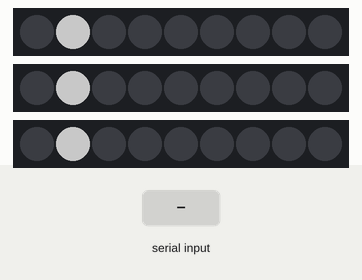
The sketch below on a simulated Arduino Uno, built with avr-gcc and run on an emulated ATmega328P. On the bench: 3 × 9 RGB LEDs in strip order, left to right. The inputs (shaded band) are chosen by the test bench. Dim RGB values are drawn brighter than linear; what the sketch prints to the serial monitor is not drawn.

Above: at 3.6 s.
3.7 s: "30,150,10,200\n" received over Serial
At 4.7 s:
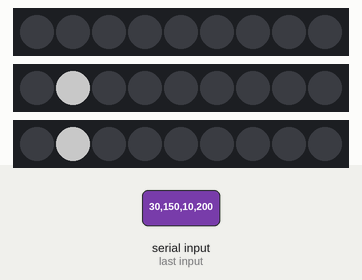
5.2 s: "90,45,200\n" received over Serial
At 5.7 s:
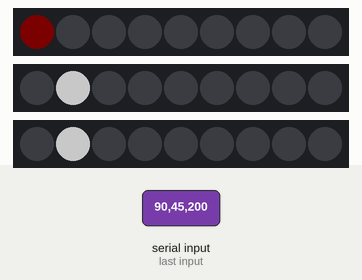
6.7 s: "1,90\n" received over Serial
At 7.9 s:
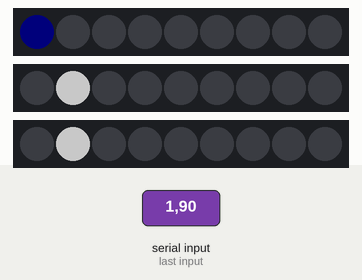
8.2 s: "1,90,45\n" received over Serial
At 9.1 s:
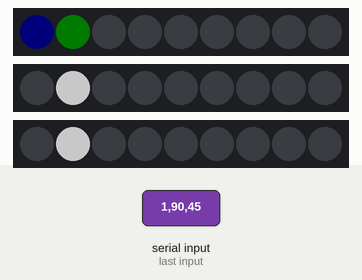
Timing chart, 0 to 10.7 s (numbered marks = the images above; inputs shaded):
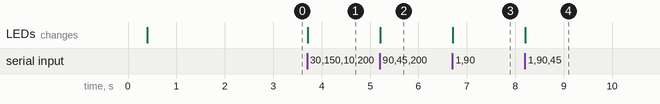

Measured:
- after the input at 3.7 s, the LEDs: change at once (image 1)
- after the input at 5.2 s, the LEDs: change at once (image 2)
- after the input at 6.7 s, the LEDs: change at once (image 3)
- after the input at 8.2 s, the LEDs: change at once (image 4)

The sketch:

sketch_sep19a.ino
```cpp
#include <FastLED.h>

FASTLED_USING_NAMESPACE


CRGB fan1[9];
CRGB fan2[9];
CRGB fan3[9];

#define BRIGHTNESS 100

void setup() {

  // tell FastLED about the LED strip configuration
  FastLED.addLeds<WS2811, 21, GRB>(fan1, 9).setCorrection(TypicalLEDStrip);
  FastLED.addLeds<WS2811, 22, GRB>(fan2, 9).setCorrection(TypicalLEDStrip);
  FastLED.addLeds<WS2811, 24, GRB>(fan3, 9).setCorrection(TypicalLEDStrip);

  // set master brightness control
  FastLED.setBrightness(BRIGHTNESS);
  delay(200);  // 3 second delay for recovery
  Serial.begin(9600);
  Serial.setTimeout(1);
  fan1[1] = CRGB(255, 255, 255);
  fan2[1] = CRGB(255, 255, 255);
  fan3[1] = CRGB(255, 255, 255);
  delay(200);
  FastLED.show();
  delay(2000);
}
void loop() {
  Serial.print("restart");
  while (!Serial.available()) {}
  int fan = Serial.readString().toInt();
  while (!Serial.available()) {}
  int index = Serial.readString().toInt();
  while (!Serial.available()) {}
  int R = Serial.readString().toInt();
  while (!Serial.available()) {}
  int G = Serial.readString().toInt();
  while (!Serial.available()) {}
  int B = Serial.readString().toInt();


  switch (fan) {
    case 0:
      fan1[index] = CRGB(R, G, B);
      break;
    case 1:
      fan2[index] = CRGB(R, G, B);
      break;
    case 2:
      fan3[index] = CRGB(R, G, B);
      break;
  }
  FastLED.show();
}
```
